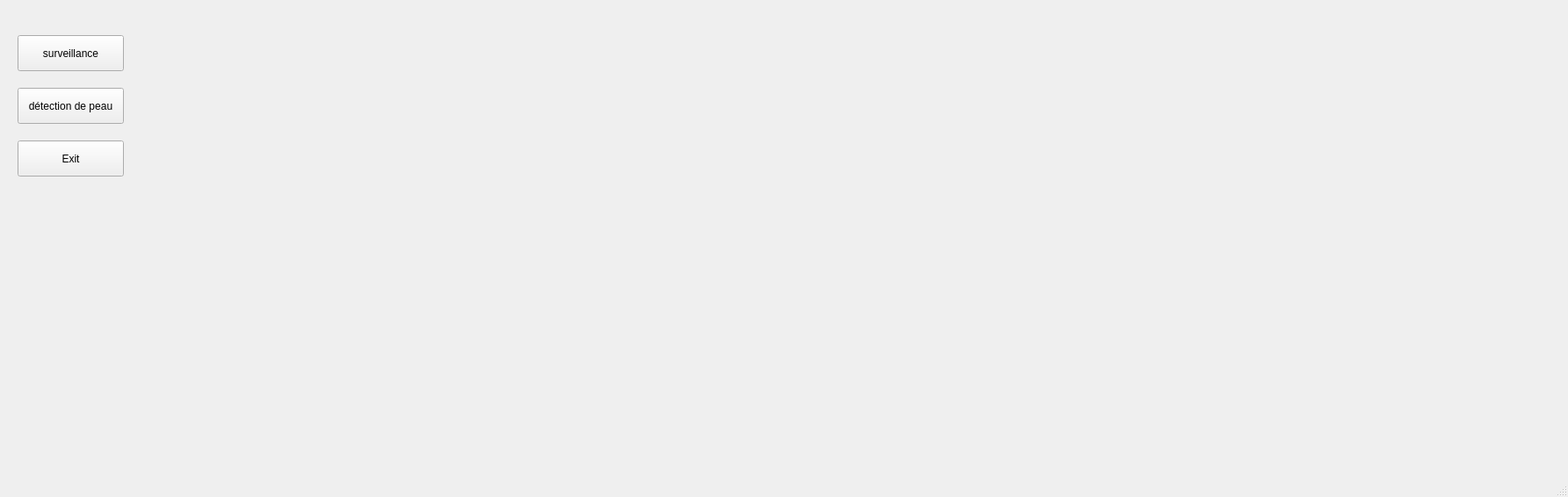
<?xml version="1.0" encoding="UTF-8"?>
<ui version="4.0">
 <class>video</class>
 <widget class="QMainWindow" name="video">
  <property name="geometry">
   <rect>
    <x>0</x>
    <y>0</y>
    <width>1785</width>
    <height>566</height>
   </rect>
  </property>
  <property name="windowTitle">
   <string>MainWindow</string>
  </property>
  <widget class="QWidget" name="centralwidget">
   <widget class="QPushButton" name="surv">
    <property name="geometry">
     <rect>
      <x>20</x>
      <y>40</y>
      <width>121</width>
      <height>41</height>
     </rect>
    </property>
    <property name="text">
     <string>surveillance</string>
    </property>
   </widget>
   <widget class="QLabel" name="label">
    <property name="geometry">
     <rect>
      <x>160</x>
      <y>40</y>
      <width>581</width>
      <height>331</height>
     </rect>
    </property>
    <property name="text">
     <string/>
    </property>
   </widget>
   <widget class="QPushButton" name="det_peau">
    <property name="geometry">
     <rect>
      <x>20</x>
      <y>100</y>
      <width>121</width>
      <height>41</height>
     </rect>
    </property>
    <property name="text">
     <string>détection de peau</string>
    </property>
   </widget>
   <widget class="QLabel" name="label_2">
    <property name="geometry">
     <rect>
      <x>310</x>
      <y>20</y>
      <width>181</width>
      <height>31</height>
     </rect>
    </property>
    <property name="text">
     <string/>
    </property>
   </widget>
   <widget class="QPushButton" name="quit">
    <property name="geometry">
     <rect>
      <x>20</x>
      <y>160</y>
      <width>121</width>
      <height>41</height>
     </rect>
    </property>
    <property name="text">
     <string>Exit</string>
    </property>
   </widget>
   <widget class="QLabel" name="label_3">
    <property name="geometry">
     <rect>
      <x>780</x>
      <y>40</y>
      <width>531</width>
      <height>331</height>
     </rect>
    </property>
    <property name="text">
     <string/>
    </property>
   </widget>
   <widget class="QLabel" name="label_4">
    <property name="geometry">
     <rect>
      <x>420</x>
      <y>450</y>
      <width>201</width>
      <height>31</height>
     </rect>
    </property>
    <property name="text">
     <string/>
    </property>
   </widget>
   <widget class="QLabel" name="label_5">
    <property name="geometry">
     <rect>
      <x>1070</x>
      <y>450</y>
      <width>231</width>
      <height>20</height>
     </rect>
    </property>
    <property name="text">
     <string/>
    </property>
   </widget>
   <widget class="QLabel" name="label_6">
    <property name="geometry">
     <rect>
      <x>320</x>
      <y>40</y>
      <width>831</width>
      <height>301</height>
     </rect>
    </property>
    <property name="text">
     <string/>
    </property>
   </widget>
   <widget class="QLabel" name="label_7">
    <property name="geometry">
     <rect>
      <x>600</x>
      <y>520</y>
      <width>241</width>
      <height>17</height>
     </rect>
    </property>
    <property name="text">
     <string/>
    </property>
   </widget>
  </widget>
  <widget class="QStatusBar" name="statusbar"/>
 </widget>
 <resources/>
 <connections/>
</ui>
